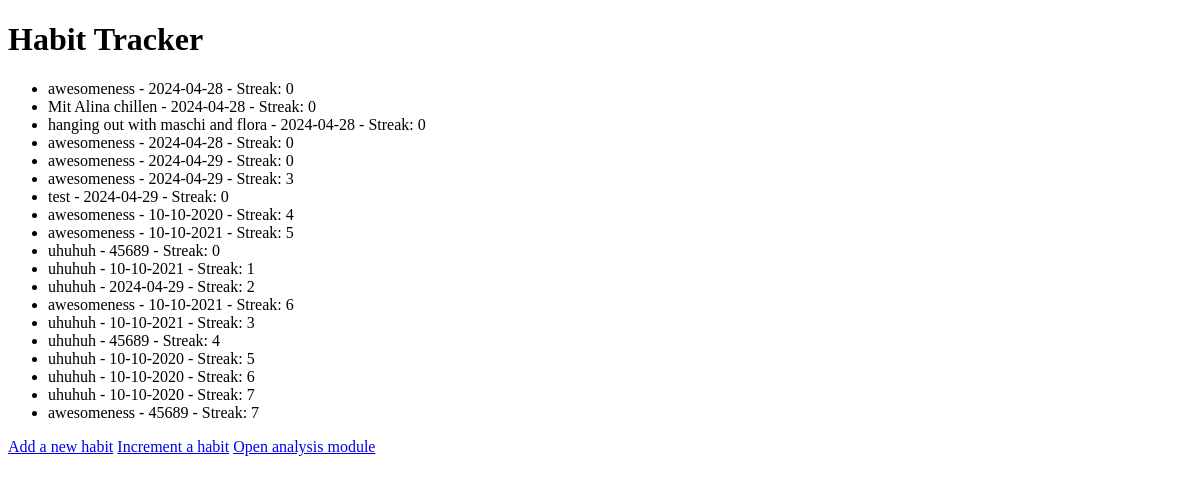
Before: / with the older database file.
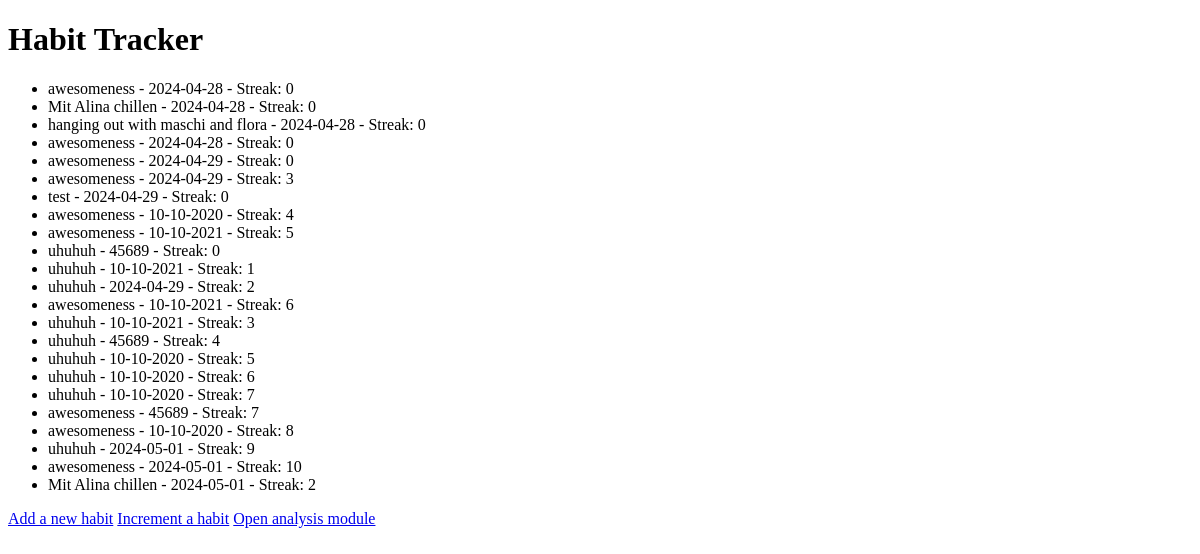
After: the same page with the newer database file.
### tables this page shows
CREATE TABLE habits (
            id INTEGER PRIMARY KEY AUTOINCREMENT,
            name TEXT NOT NULL,
            date TEXT NOT NULL,
            streak INTEGER NOT NULL
        );

### app.py (the view)
@app.route('/')
def index():
    conn = get_db_connection()
    cur = conn.cursor()
    cur.execute('SELECT * FROM habits')
    habits = cur.fetchall()
    conn.close()
    return render_template('index.html', habits=habits)

### app.py (called while the page is built)
def get_db_connection():
    conn = sqlite3.connect('habit_tracker.db')
    conn.row_factory = sqlite3.Row # getting back dictionaries from the row data
    return conn

### templates/index.html (shortened to what this page needs)
<!DOCTYPE html>
<html lang="en">
<head>
</head>
<body>
    <h1>Habit Tracker</h1>
    <ul>
        {% for habit in habits %}
        <li>{{ habit.name }} - {{ habit.date }} - Streak: {{ habit.streak }}</li>
        {% endfor %}
    </ul>
    <a href="{{ url_for('add')}}">Add a new habit</a>
    <a href="{{ url_for('increment')}}">Increment a habit</a>
    <a href="{{ url_for('analysis')}}">Open analysis module</a>
</body>
</html>

Changed rows visible on the page:
added habits: name "awesomeness", date "10-10-2020", streak "8"
added habits: name "uhuhuh", date "2024-05-01", streak "9"
added habits: name "awesomeness", date "2024-05-01", streak "10"
added habits: name "Mit Alina chillen", date "2024-05-01", streak "2"
